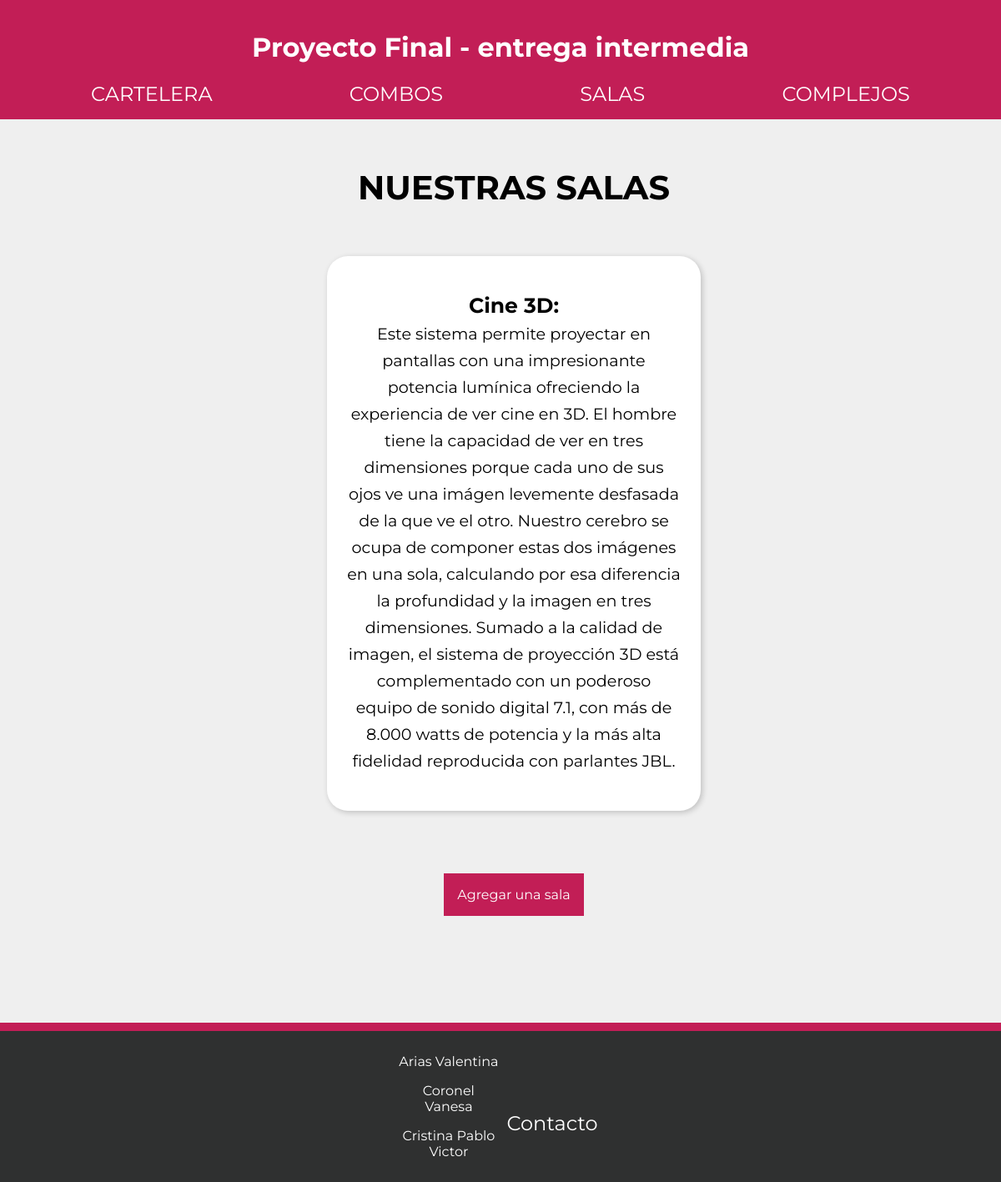
The page /salas on the database as committed earlier.
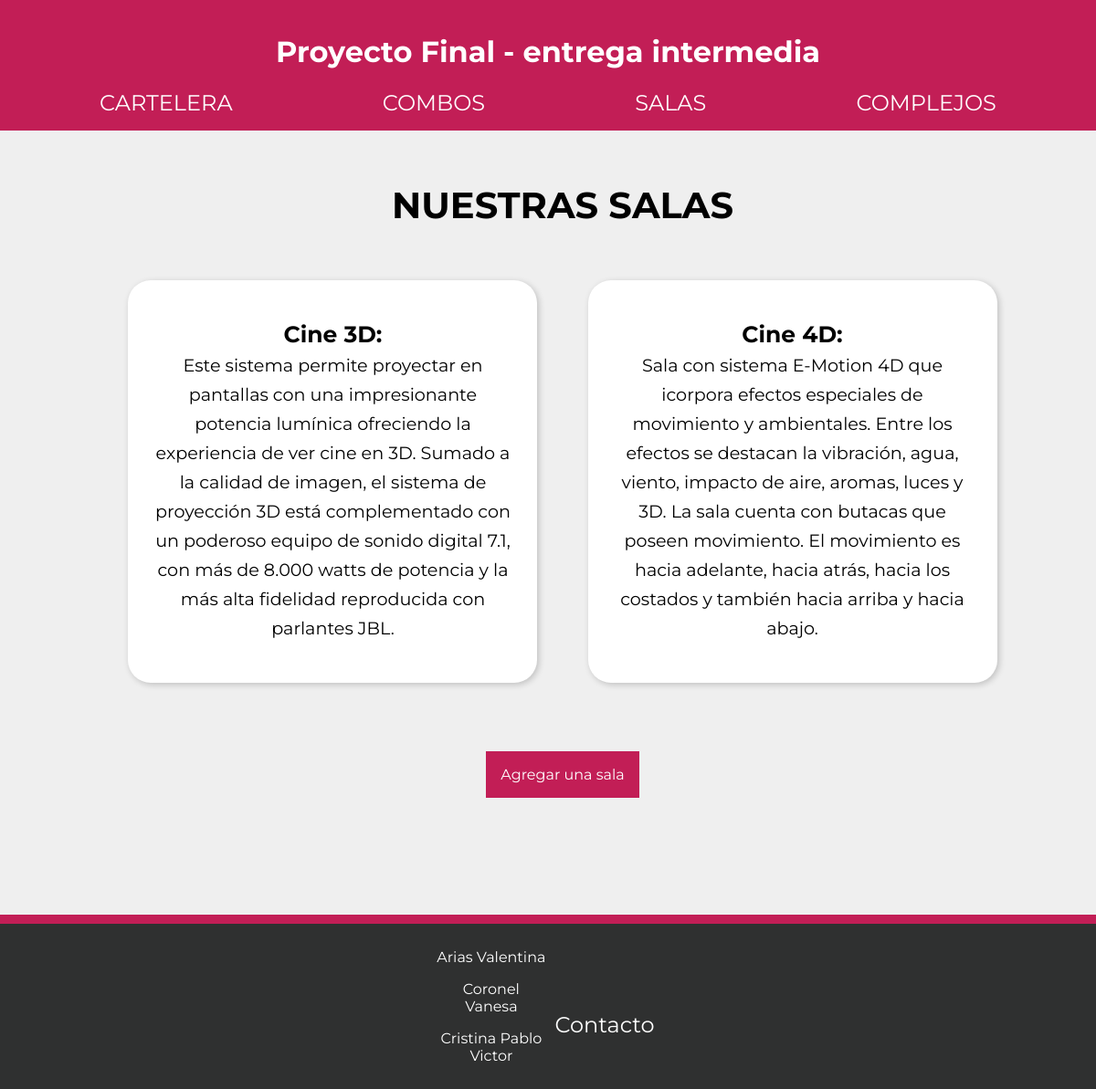
The same page on the database as committed later.
### AppProyectoFinal/models.py (models this page shows)
class Sala(models.Model):
    nombre = models.CharField(max_length=50)
    descripcion = models.CharField(max_length=750)

### AppProyectoFinal/views.py (the view)
# urls.py: path('salas', mostrarSalas, name="salas"),
def mostrarSalas(request):
    lista = Sala.objects.all()
    return render(request, "salas.html", {"lista_salas": lista})

### AppProyectoFinal/templates/salas.html
{% extends 'padre.html' %}
{% load static %}
{% block contenidoQueCambia %}
    <h2 class="titulos">NUESTRAS SALAS</h2>
            {% for sala in lista_salas %}
                <section class="salas-card">
                    <p><span class="titulo-sala">{{sala.nombre}}:</span> <br> {{sala.descripcion}}</p>
                </section>
            {% endfor %}
    <a href="{% url 'agregar_sala' %}" class="linkAgregar">Agregar una sala</a>
{% endblock %}

Rows that differ between the two databases and show on the page:
changed Sala "Cine 3D": descripcion "…ver cine en 3D. El hombre tiene la capacidad de ver en tres dimensiones porque cada uno de sus ojos ve una imágen levemente desfasada de la que ve el otro. Nuestro cerebro se ocupa de componer estas dos imágenes en una sola, calculando por esa diferencia la profundidad y la imagen en tres dimensiones. Sumado a la calidad…" → "…ver cine en 3D. Sumado a la calidad…"
added Sala: nombre "Cine 4D", descripcion "Sala con sistema E-Motion 4D que icorpora efectos especiales de movimiento y ambientales. Entre los efectos se destacan la vibración, agua, viento, impacto de aire, aromas, luces y 3D. La sala cuenta con butacas que poseen movimiento. El movimiento es hacia adelante, hacia atrás, hacia los costados y también hacia arriba y hacia abajo."
